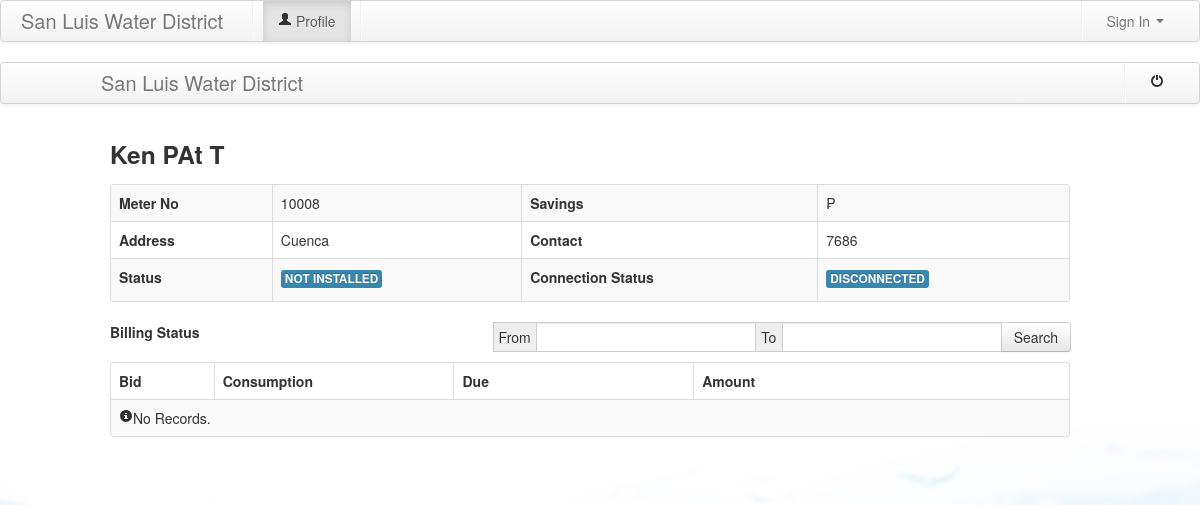
Page /index.php?client=profile (signed in) on the committed database.
### tables this page shows
CREATE TABLE IF NOT EXISTS `client` (
  `id` int(11) NOT NULL AUTO_INCREMENT,
  `meter_num` int(11) NOT NULL,
  `firstname` varchar(30) NOT NULL,
  `lastname` varchar(30) NOT NULL,
  `middlename` varchar(20) NOT NULL,
  `address` text NOT NULL,
  `contact` varchar(20) NOT NULL,
  `status` varchar(20) NOT NULL,
  `connected` varchar(50) NOT NULL,
  PRIMARY KEY (`id`)
);

### clientmode.php (the view, shortened to what this page needs)
<!DOCTYPE HTML>
<html lang="en-US">
<head>
	<link rel="stylesheet" type="text/css" href="bootstrap/css/bootstrap.css">
	<link rel="stylesheet" type="text/css" href="bootstrap/css/ui-lightness/jquery-ui-1.8.13.custom.css">
</head>
<?php
		$bg="background='water4.jpg'";
?>
<body <?php echo $bg;?>>
		<div class="navbar">
		  <div class="navbar-inner">
		  	<span class="span1"></span>
		    <a class="brand" href="#">San Luis Water District</a>
		    <ul class="nav pull-right">
		      <li class="divider-vertical"></li>
		      	<li><a href="controller.php?logout=true"><i class="icon-off"></i></a></li>
		    </ul>
		  </div>
		</div>
 <?php
	      		$listClient = mysql_query("select * from client where meter_num=".$_SESSION["meter"]);
      			$row=mysql_fetch_assoc($listClient);
				$savings = mysql_query("select * from billing where client_id=".$_SESSION["meter"]);
				$rows=mysql_fetch_assoc($savings);
 ?>
 <div class="container">
	<div class="table">
		<div class="row">
			<h3><?php echo $row["firstname"]." ".$row["lastname"]." ".$row["middlename"];?></h3>
			<table class="table table-bordered table-striped">
				<tr>
					<th>
						Meter No
					</th>
					<td>
						<?php echo $row["meter_num"];?>
					</td>
					<th>
						Savings
					</th>
					<td>
						&#8369; <?php echo $rows["savings"];?>
					</td>
				</tr>
				<tr>
					<th>
						Address
					</th>
					<td>
						<?php echo $row["address"];?>
					</td>
						<th>
							Contact
						</th>
					<td>
						<?php echo $row["contact"];?>
					</td>
				</tr>
				<tr>
					<th>
						Status
					</th>
					<td>
						<label class="label label-info"><?php echo $row["status"];?></label>
					</td>
					<th>
						Connection Status
					</th>
					<td>
						<label class="label label-info"><?php echo $row["connected"];?></label>
					</td>
				</tr>
			</table>
        <form action="clientmode.php">
        <strong>Billing Status <label class="label label-info"><?php echo $rows["status"];?></label></strong>
		  <div class="input-append pull-right span9">
		  	<div class="pull-right">
		  		<div class="input-prepend input-append">
				  <span class="add-on">From</span>
		  		  <input type="text" class="datepicker" name="searchValue1" value="<?php if(isset($_GET["searchValue1"])){echo $_GET["searchValue1"];}?>">
				  <span class="add-on">To</span>
				  <input id="appendedInputButton" type="text" class="datepicker" name="searchValue2" value="<?php if(isset($_GET["searchValue2"])){echo $_GET["searchValue2"];}?>">
				  <input class="btn" type="submit" name="search1" value="Search">
				</div>
		  	</div>
		  </div>
        </form>
	<table class="table table-bordered table-striped">
      		<thead>
      			<tr>
      				<th class="span1">Bid</th>
      				<th class="span2">Consumption</th>
      				<th class="span2">Due</th>
      				<th class="span3">Amount</th>
      			</tr>
      		</thead>
      		<tbody>
      		<?php
      					$total=0;
                        $search="";
	      		$listClient = mysql_query("select c.id as id,
                                                 c.meter_num as meter,
                                                 c.lastname as lastname,
                                                 c.firstname as firstname,
                                                 b.consumption as consumption,
                                                 b.bill_Id as bId,
                                                 b.billAmt as amt,
                                                 b.dueDate as due,
                                                 b.status as status
                                          from client c,billing b
                                          where $search c.meter_num=b.client_id and b.client_id=".$_SESSION["meter"]." order by bill_Id ASC");
	      		$numrows = mysql_num_rows($listClient);
	      		if($numrows!=0){
      			while($row=mysql_fetch_assoc($listClient)){
      		?>
      			<tr>
      				<td><?php echo $row["bId"];?></td>
      				<td><?php echo $row["consumption"];?></td>
      				<td><?php echo $row["due"];?></td>
      				<td><?php echo $row["amt"];?></td>
      			</tr>
		    <?php $total += $row["amt"];}
		    	echo "<tr><td></td><td></td><td>Total:</td><td>$total</td></tr>";
				}else {
		    ?>
      			<tr>
      				<td colspan="100%"><i class="icon-info-sign"></i>No Records.</td>
      			</tr>
		    <?php
			}
      		?>
      		</tbody>
      	</table>
      	</div>
  </div>
  </body>
</html>

### rows in the picture
client: firstname "Ken", lastname "PAt", middlename "T", meter_num "10008", address "Cuenca", contact "7686", status "NOT INSTALLED", connected "DISCONNECTED"
